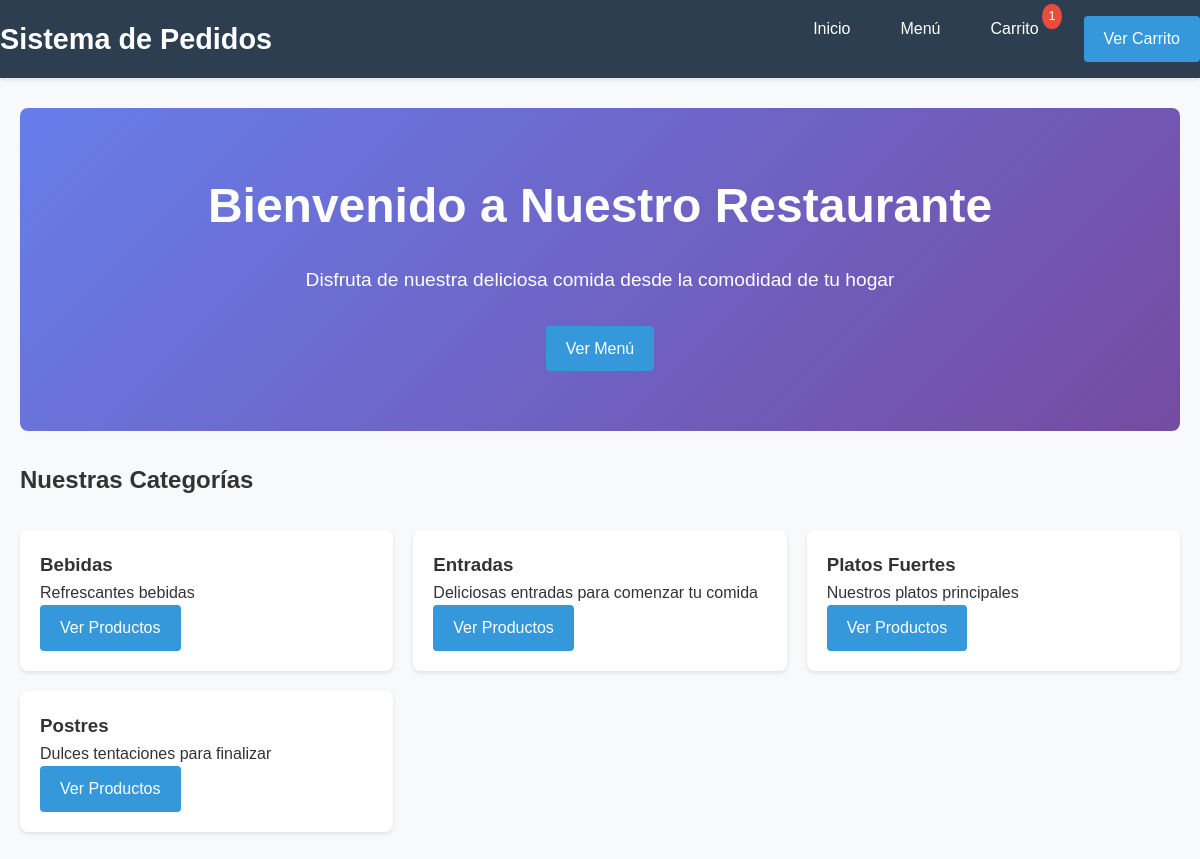
The page / on the database its author committed.
### tables this page shows
CREATE TABLE categorias (
    id INT AUTO_INCREMENT PRIMARY KEY,
    nombre VARCHAR(100) NOT NULL,
    descripcion TEXT,
    activo BOOLEAN DEFAULT TRUE
);

### includes/funciones.php (called while the page is built, shortened)
<?php
function obtenerCategorias() {
    global $conn;
    $sql = "SELECT * FROM categorias WHERE activo = 1 ORDER BY nombre";
    $result = $conn->query($sql);
    $categorias = [];
    while ($row = $result->fetch_assoc()) {
        $categorias[] = $row;
    }
    return $categorias;
}
?>

### index.php (the view, shortened to what this page needs)
<?php
include 'includes/config.php';
include 'includes/funciones.php';
$categorias = obtenerCategorias();
?>
<!DOCTYPE html>
<html lang="es">
<head>
    <link rel="stylesheet" href="css/estilo.css">
</head>
<body>
    <?php include 'includes/header.php'; ?>
    <main class="container">
        <section class="hero">
            <h1>Bienvenido a Nuestro Restaurante</h1>
            <p>Disfruta de nuestra deliciosa comida desde la comodidad de tu hogar</p>
            <a href="menu.php" class="btn">Ver Menú</a>
        </section>
        <section class="categorias">
            <h2>Nuestras Categorías</h2>
            <div class="categorias-grid">
                <?php foreach ($categorias as $categoria): ?>
                    <div class="categoria-card">
                        <h3><?php echo htmlspecialchars($categoria['nombre']); ?></h3>
                        <p><?php echo htmlspecialchars($categoria['descripcion']); ?></p>
                        <a href="menu.php?categoria=<?php echo $categoria['id']; ?>" class="btn">Ver Productos</a>
                    </div>
                <?php endforeach; ?>
            </div>
        </section>
    </main>
</body>
</html>

### css/estilo.css (style rules this page uses)
* { margin: 0; padding: 0; box-sizing: border-box; }
body { font-family: 'Arial', sans-serif; line-height: 1.6; color: #333; background-color: #f8f9fa; }
.container { max-width: 1200px; margin: 0 auto; padding: 0 20px; }
.btn { display: inline-block; background: #3498db; color: white; padding: 10px 20px; text-decoration: none; border-radius: 4px; border: none; cursor: pointer; transition: background 0.3s; }
.hero { text-align: center; padding: 60px 0; background: linear-gradient(135deg, #667eea 0%, #764ba2 100%); color: white; border-radius: 8px; margin: 30px 0; }
.hero h1 { font-size: 3rem; margin-bottom: 20px; }
.hero p { font-size: 1.2rem; margin-bottom: 30px; }
.categorias-grid, .productos-grid { display: grid; grid-template-columns: repeat(auto-fit, minmax(300px, 1fr)); gap: 20px; margin: 30px 0; }
.categoria-card, .producto-card { background: white; padding: 20px; border-radius: 8px; box-shadow: 0 2px 4px rgba(0,0,0,0.1); transition: transform 0.3s; }

### rows shown on the page
categorias: nombre "Bebidas", descripcion "Refrescantes bebidas"
categorias: nombre "Entradas", descripcion "Deliciosas entradas para comenzar tu comida"
categorias: nombre "Platos Fuertes", descripcion "Nuestros platos principales"
categorias: nombre "Postres", descripcion "Dulces tentaciones para finalizar"
